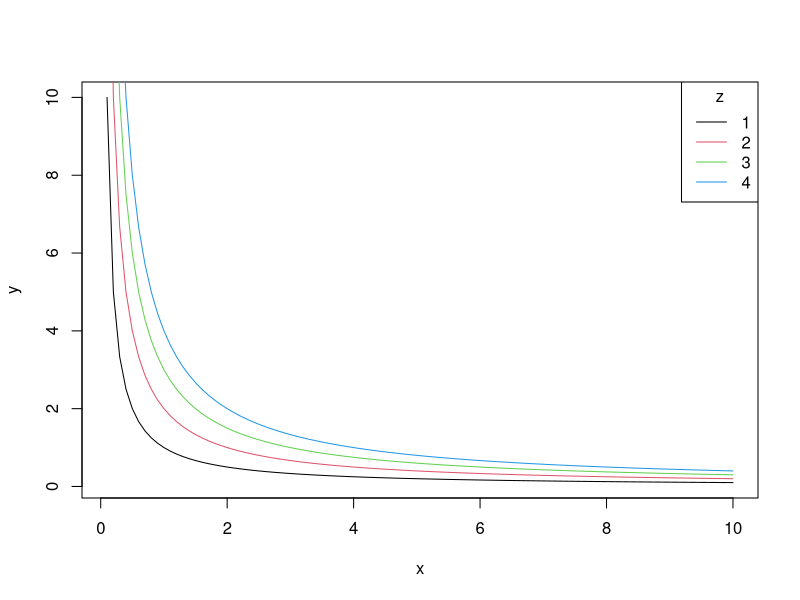
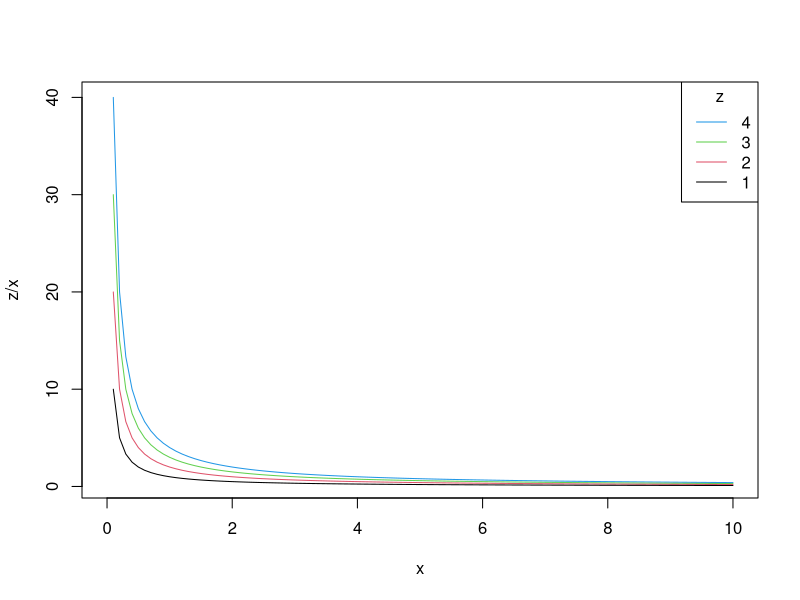
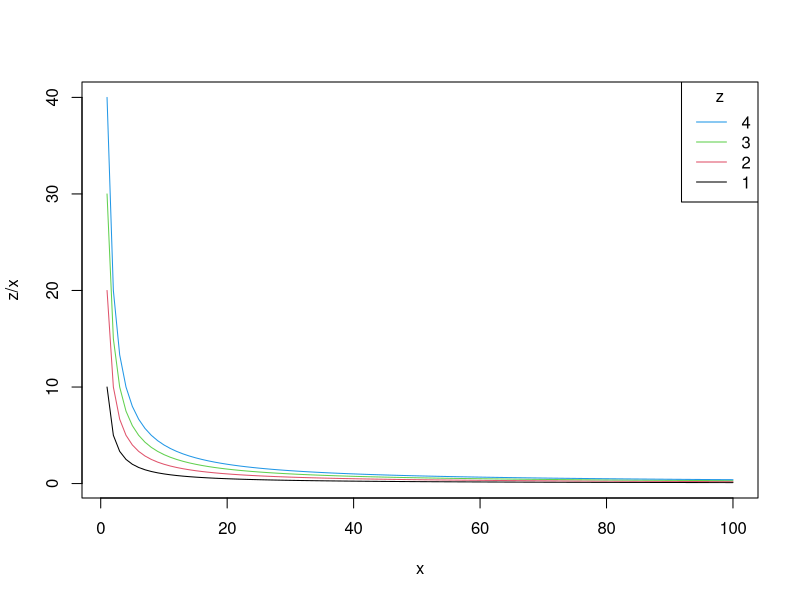
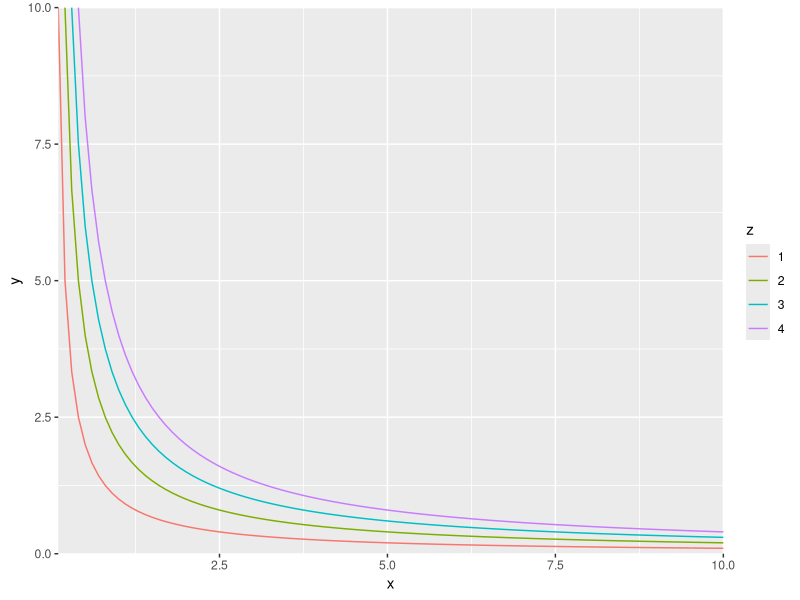
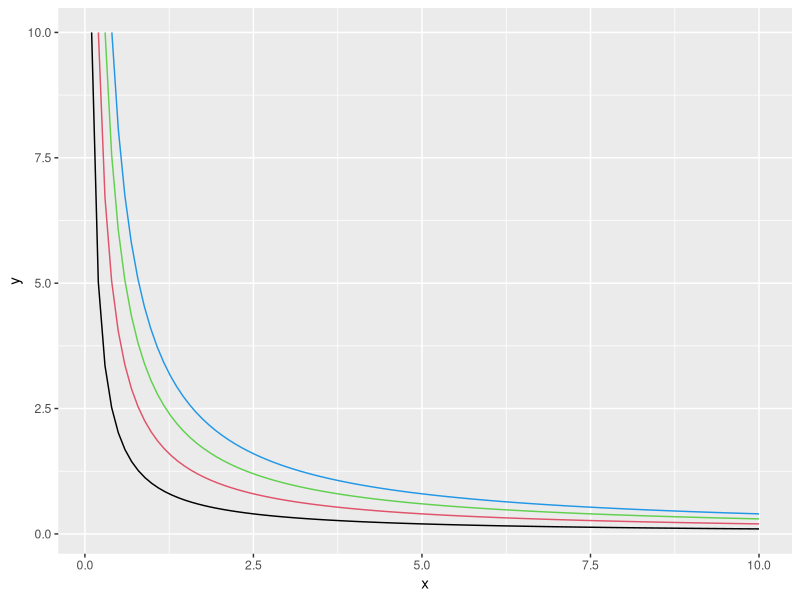
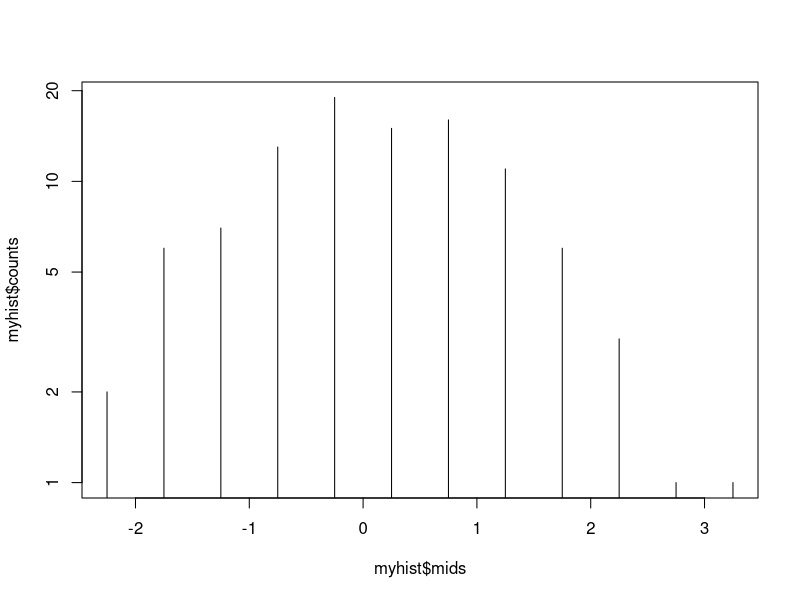
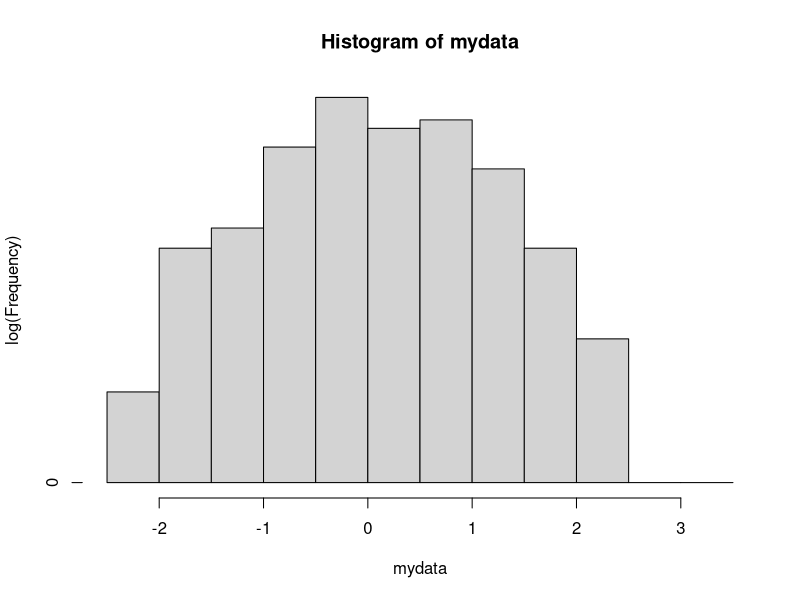
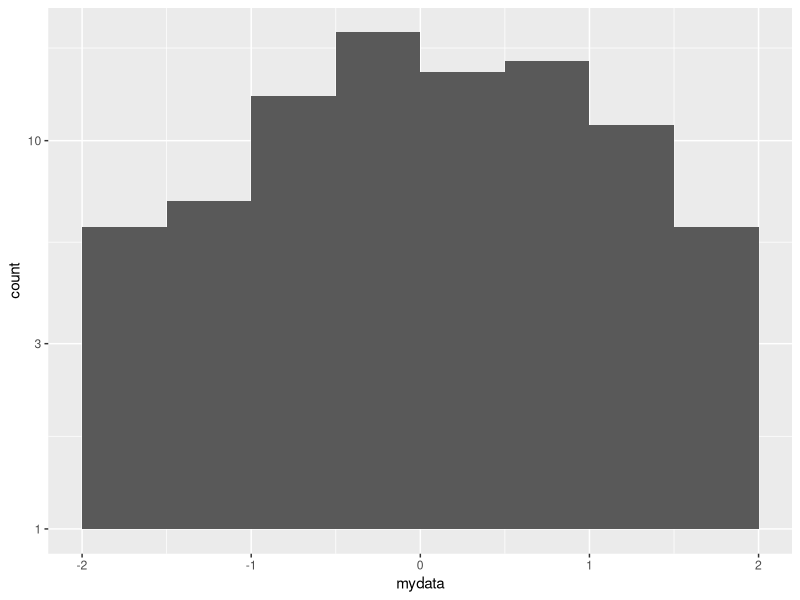

The R source for these figures, in order:
## ---- chunk 1
knitr::opts_chunk$set(eval = TRUE, message = FALSE, warning = FALSE, error = FALSE)
## ---- chunk 2
x <- seq(0.1, 10, by = 0.1)
plot(x, 1 / x,
  type = "l", xlab = "x", ylab = "y"
)
for (z in 2:4) lines(x, z / x, col = z)
legend("topright",
  legend = 1:4, col = 1:4,
  lty = 1, title = "z"
)

# or
for (z in 4:1) {
  curve(z / x, 0, 10, add = z < 4, col = z)
}
legend("topright",
  legend = 4:1, col = 4:1,
  lty = 1, title = "z"
)

# or
matplot(outer(
  seq(0.1, 10, by = 0.1), 1:4,
  function(x, a) a / x
),
xlab = "x", ylab = "z/x", type = "l",
col = 1:4, lty = 1
)
legend("topright",
  legend = 4:1, col = 4:1,
  lty = 1, title = "z"
)
## ---- chunk 3
library(ggplot2)
library(magrittr)
expand.grid(
  x = seq(0.1, 10, by = 0.1),
  z = 1:4
) %>%
  transform(y = z / x, z = factor(z)) %>%
  ggplot() +
  geom_line(aes(x, y, color = z)) +
  coord_cartesian(ylim = c(0, 10), expand = F)

# Or
out <- ggplot(data.frame(x = c(0, 10)), aes(x))

for (i in 1:4) {
  out = out + 
    stat_function(fun = function(.x ,z) z/.x, 
                            color = i, 
                            args = list(z=i),
                            xlim=c(i/10,10) )
}
out
## ---- chunk 4
mydata <- rnorm(100)
## ---- chunk 5
myhist <- hist(mydata, plot = FALSE)
plot(myhist$mids, myhist$counts, 
     log = "y", type = 'h')

# or
myhist_log <- myhist
myhist_log$counts <- log10(myhist_log$counts)
plot(myhist_log, ylab = 'log(Frequency)')
## ---- chunk 6
library(ggplot2)
ggplot() + 
  geom_histogram(aes(mydata), breaks = seq(-2, 2, 0.5)) + 
  scale_y_log10()
## ---- chunk 7
mtcars$cyl[2:5][mtcars$cyl[2:5] < 6] <- 2
# or
transform(mtcars[2:5,], 
          new_cyl = ifelse(cyl < 6, 2, cyl))
## ---- chunk 8
library(dplyr)
m1 <- mtcars %>% 
  filter(row_number() %in% 2:5) %>% 
  mutate_at(vars(cyl), 
            ~ ifelse(. < 6, . <- 2, . <- 6))

# or
mtcars %>%
  mutate(cyl = 
           ifelse(
             (row_number() %in% 2:5 &cyl < 6), 
             2, 
             cyl)) %>%
  head()
